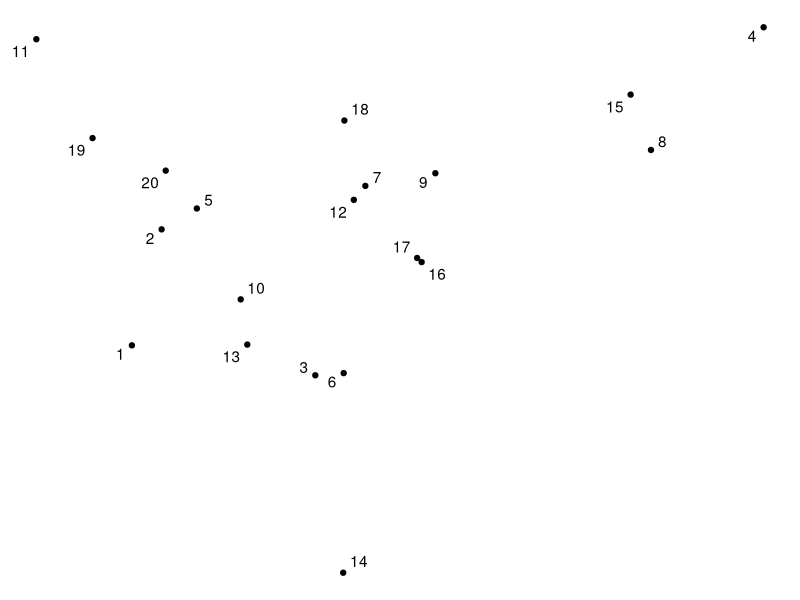

Source code (R): (Note: this script raises an error after producing the figure.)
# Installing required packages
if (!require("MASS")) install.packages("MASS")
if (!require("ggplot2")) install.packages("ggplot2")
if (!require("ggrepel")) install.packages("ggrepel")

### Checking the impact of the linkage method
library(MASS)
library(ggplot2)
library(ggrepel)

N<-20
mu <- c(0,0)
sigma <- matrix(nrow=2,c(1,0,0,1))
set.seed(1)
example <- data.frame(mvrnorm(N, mu = mu, Sigma = sigma ))

ggplot(example, aes(x = X1, y = X2)) +
  geom_point() +
  geom_text_repel(label = rownames(example)) +
  theme_void()

distances <- round(dist(example), 1)
similarities <- round(1 - dist(example)/max(dist(example)), 1)

# dendr <- hclust(dist(example), method = "single")
plot(dendr)
colcluster <- cutree(dendr, 5)
ggplot(example, aes(x = X1, y = X2)) +
  geom_point(col = colcluster, size = 5) +
  geom_text_repel(label = rownames(example)) +
  theme_bw()
